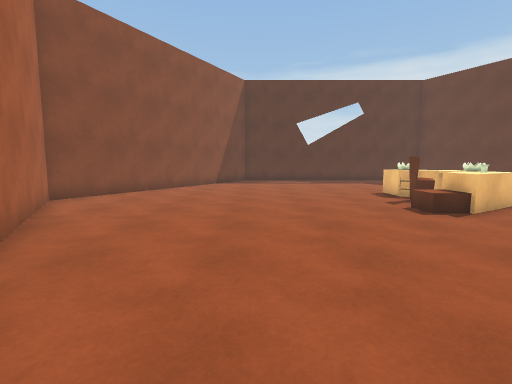
view 1 (above)

15 first-person views from a walk through a Unity game level. The camera is 1.3 m above the floor, tilts 6° down and sees 85° across. The floor is counted in squares, 1 m on a side. Each view is taken from the middle of a square. On the plan, view 1 faces up. The plan holds only what a view shows up to about 13 squares ahead; the rest is blank.

view 2
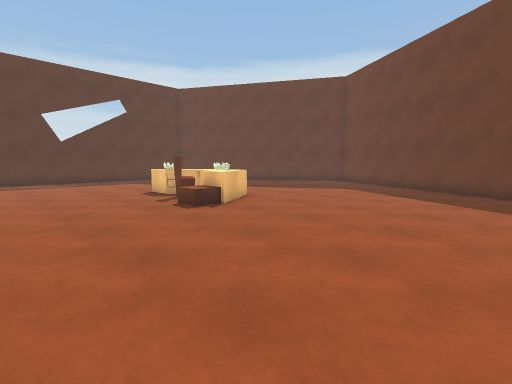

view 3
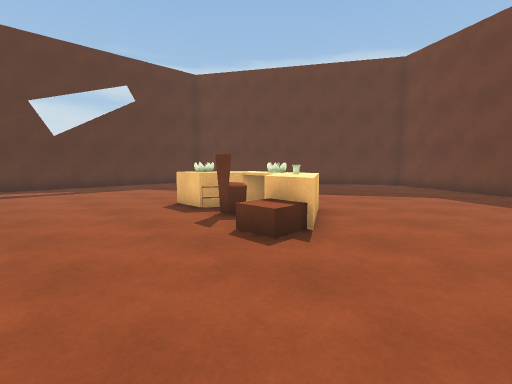

view 4
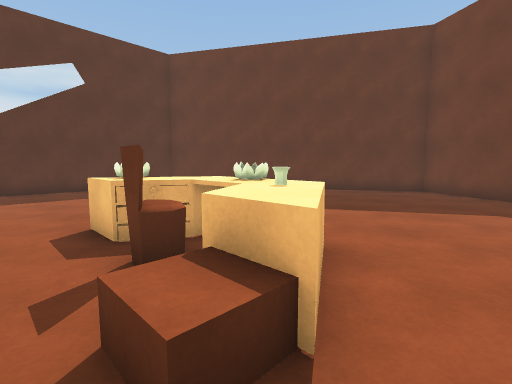

view 5
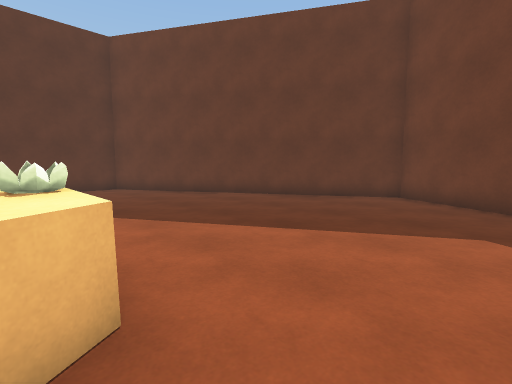

view 6
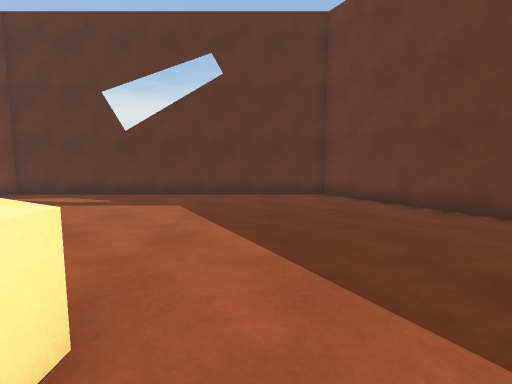

view 7
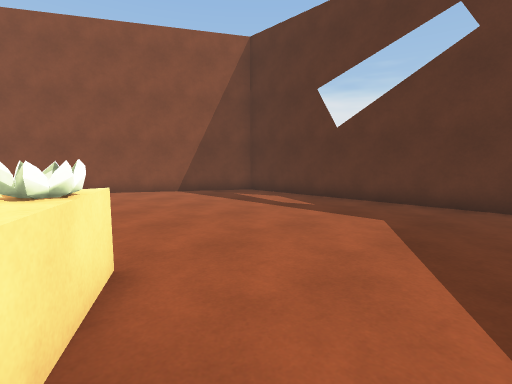

view 8
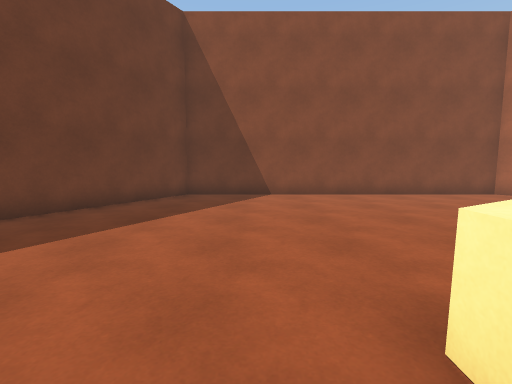

view 9
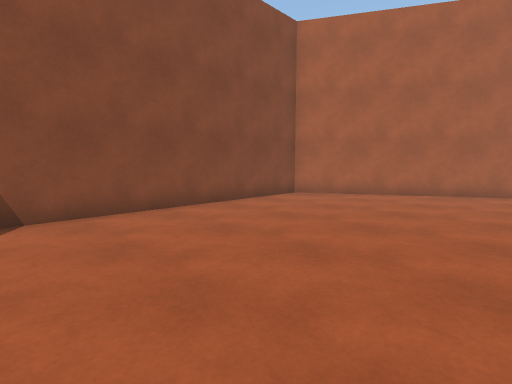

view 10
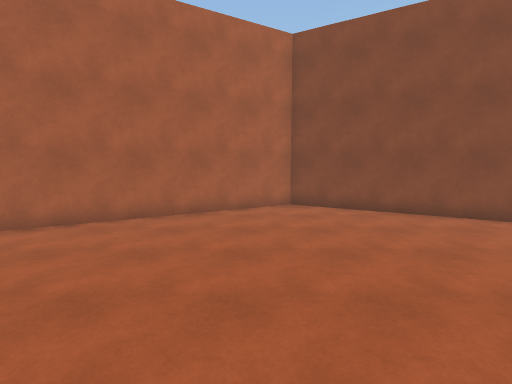

view 11
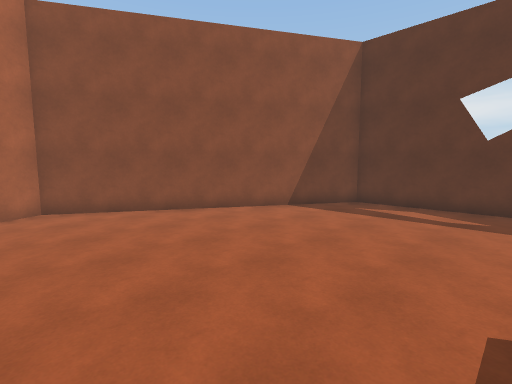

view 12
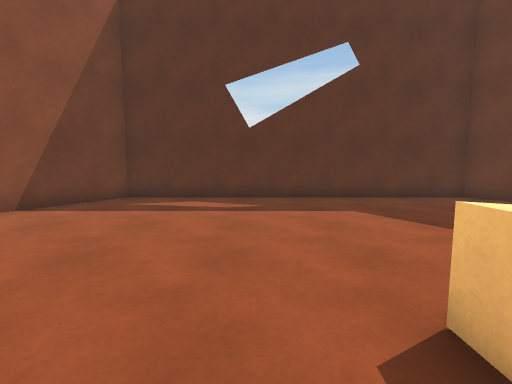

view 13
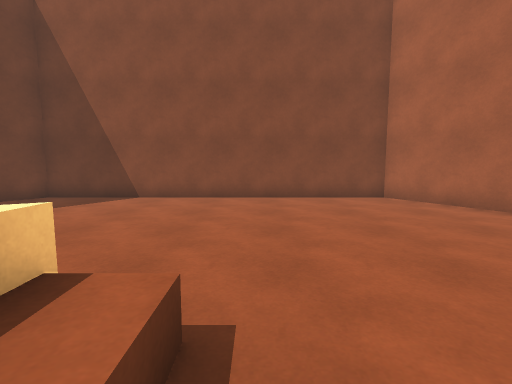

view 14
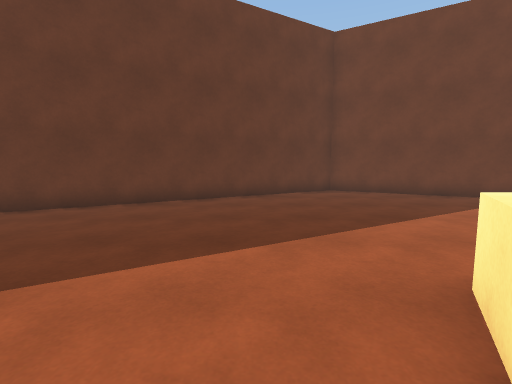

view 15
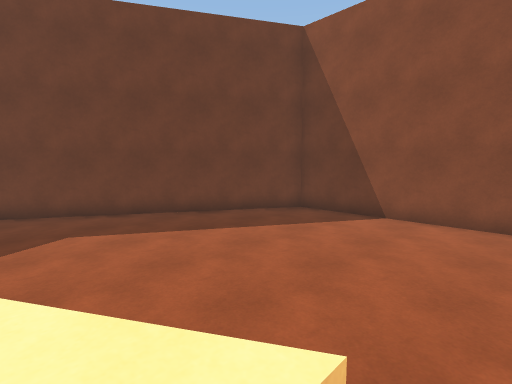

### Floor plan
Key: @ floor where view 1 was taken; # wall or solid block; . main floor; : floor 1 m higher than the main floor; / step, stairs or slope; O other object.
Columns run from 7 left of view 1 to 18 right of it. Each row starts with its distance up from view 1.
 21       ##############
 20      ##............##
 19      #..............#
 18     ##..............##
 17     #................#
 16    ##................##
 15   ##..................##
 14   #....................#
 13  ##....................##
 12  #...........O..........#
 11 ##...........OO.........##
 10 #............OOO.........#
  9 #............O:O.........#
  8 ##........../ O.........##
  7  #........../O..........#
  6  ##....................##
  5   #....................#
  4   ##..................##
  3    ##.................#
  2     #................##
  1     ##..............##
  0      #.@............#
 -1      ##............##
 -2       ##############

Where each view was taken, in squares from view 1:
view 1: 0 up, 0 right, facing up
view 2: 0 up, 0 right, facing up-right
view 3: 4 up, 1 right, facing up-right
view 4: 6 up, 4 right, facing up-right
view 5: 6 up, 7 right, facing up-right
view 6: 9 up, 9 right, facing up
view 7: 11 up, 9 right, facing up-left
view 8: 10 up, 9 right, facing down
view 9: 6 up, 9 right, facing down-left
view 10: 8 up, 5 right, facing left
view 11: 8 up, 5 right, facing up-left
view 12: 10 up, 4 right, facing up
view 13: 9 up, 4 right, facing down
view 14: 13 up, 5 right, facing right
view 15: 8 up, 5 right, facing down-right
